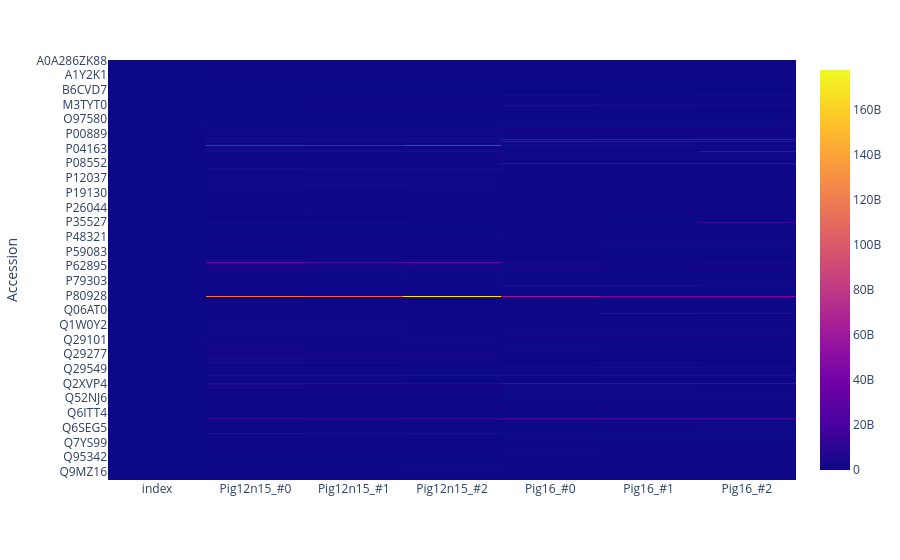

Here is the notebook cell this chart was saved with:
### Code cell
# Protein Abundance Heat Map
plot_options={
            "compare groups": ["Pig12n15", "Pig16"],
            "log2_transform": False,
            "significant_only": False,
            "alpha": 0.05, 
            "min_fold_change": 2
        }
figure, _, _ =plotter.heatmap_plots(data_obj, plot_options, saved_settings, missing_value_thresh=33)
figure.show()

### Figure 1 — Plotly figure (JSON) as saved in the notebook; plotly's stock layout.template omitted (floating-point values rounded to 4 significant figures; data arrays with more than 128 entries replaced by an {"elided": "..."} marker saying what was removed)
{"data": [{"coloraxis": "coloraxis", "hovertemplate": "x: %{x}<br>Accession: %{y}<br>color: %{z}<extra></extra>", "name": "0", "type": "heatmap", "x": ["index", "Pig12n15_#0", "Pig12n15_#1", "Pig12n15_#2", "Pig16_#0", "Pig16_#1", "Pig16_#2"], "xaxis": "x", "y": {"elided": "429 str values"}, "yaxis": "y", "z": {"elided": "429x7 float values"}}], "layout": {"coloraxis": {"colorscale": [[0, "#0d0887"], [0.1111, "#46039f"], [0.2222, "#7201a8"], [0.3333, "#9c179e"], [0.4444, "#bd3786"], [0.5556, "#d8576b"], [0.6667, "#ed7953"], [0.7778, "#fb9f3a"], [0.8889, "#fdca26"], [1, "#f0f921"]]}, "margin": {"t": 60}, "xaxis": {"anchor": "y", "domain": [0, 1]}, "yaxis": {"anchor": "x", "autorange": "reversed", "domain": [0, 1], "title": {"text": "Accession"}}}}
